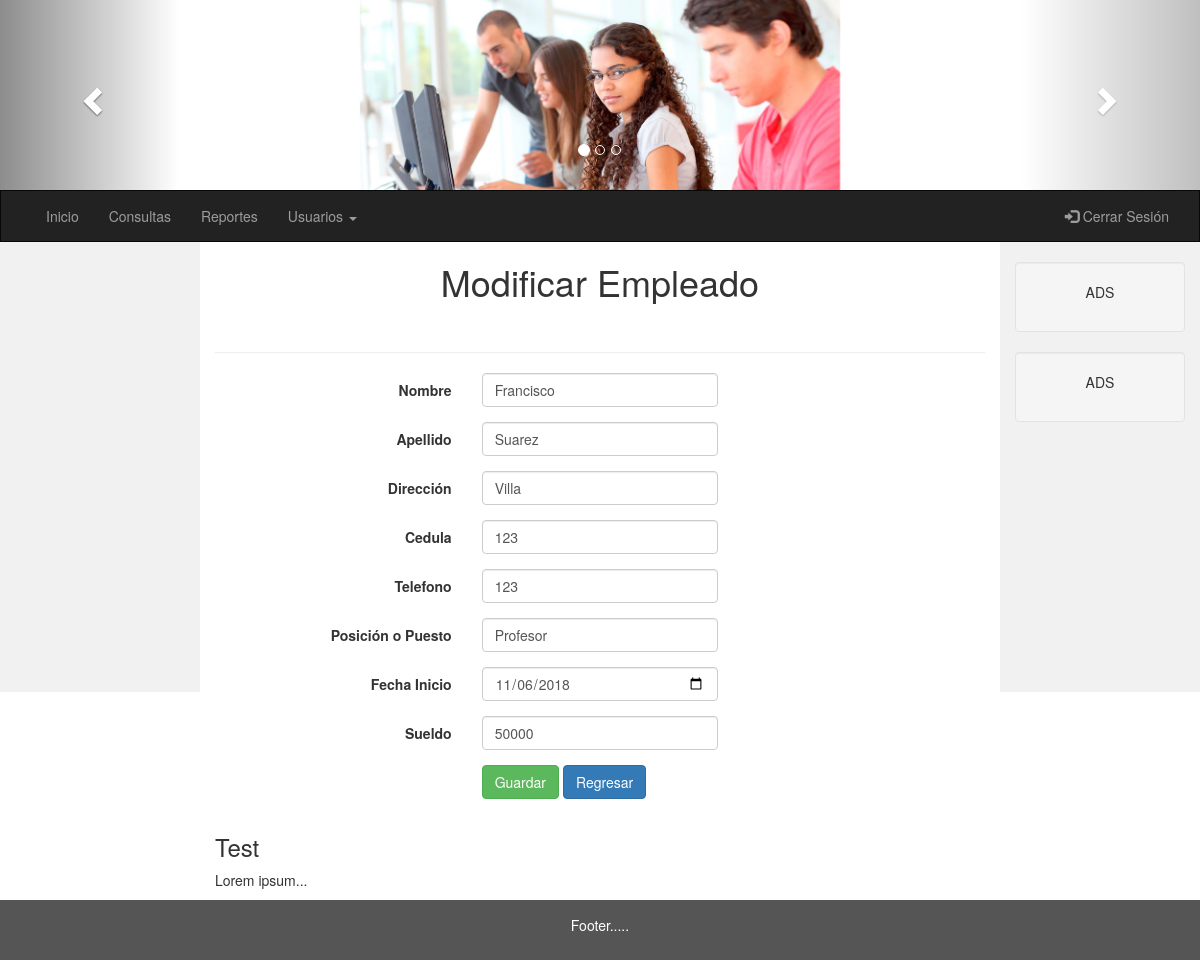
Page /imagenes/modificarEmpleados.php?codigo=1 (signed in) on the committed database.
### tables this page shows
CREATE TABLE `empleado` (
  `codigo` int(11) NOT NULL,
  `nombre` varchar(50) NOT NULL,
  `apellido` varchar(50) NOT NULL,
  `direccion` varchar(50) NOT NULL,
  `cedula` varchar(20) NOT NULL,
  `telefono` varchar(20) NOT NULL,
  `puesto` varchar(20) NOT NULL,
  `fechaInicio` date NOT NULL,
  `sueldo` int(11) NOT NULL
);

### imagenes/modificarEmpleados.php (the view, shortened to what this page needs)
<?php  session_start();
include("conexion.php");
	$codigo = $_GET["codigo"];
	$sql = "SELECT * FROM empleado WHERE codigo = '$codigo'";
  $resultado = $conexion->query($sql);
	$row = $resultado->fetch_array(MYSQLI_ASSOC);
?>
<!DOCTYPE html>
<html lang="en">
<head>
  <link rel="stylesheet" href="https://maxcdn.bootstrapcdn.com/bootstrap/3.3.7/css/bootstrap.min.css">
</head>
<body>
<center>
        <div id="myCarousel" class="carousel slide" data-ride="carousel">
                <ol class="carousel-indicators">
                  <li data-target="#myCarousel" data-slide-to="0" class="active"></li>
                  <li data-target="#myCarousel" data-slide-to="1"></li>
                  <li data-target="#myCarousel" data-slide-to="2"></li>
                </ol>
                <div class="carousel-inner">
                  <div class="item active">
                    <img src="imagenes/one.jpg" alt="Niños" width="40%" height="40%">
                  </div>
                <a class="left carousel-control" href="#myCarousel" data-slide="prev">
                  <span class="glyphicon glyphicon-chevron-left"></span>
                </a>
                <a class="right carousel-control" href="#myCarousel" data-slide="next">
                  <span class="glyphicon glyphicon-chevron-right"></span>
                </a>
              </div>
            </center>
<nav class="navbar navbar-inverse">
  <div class="container-fluid">
    <div class="collapse navbar-collapse" id="myNavbar">
      <ul class="nav navbar-nav">
        <li><a href="Index.php">Inicio</a></li>
        <li><a href="#">Consultas</a></li>
        <li><a href="#">Reportes</a></li>
        <li class="dropdown">
          <a class="dropdown-toggle" data-toggle="dropdown" href="#">Usuarios <span class="caret"></span></a>
      </ul>
      <ul class="nav navbar-nav navbar-right">
        <li><a href="index.php"><span class="glyphicon glyphicon-log-in"></span> Cerrar Sesión</a></li>
      </ul>
    </div>
  </div>
</nav>
<div class="container-fluid text-center">
  <div class="row content">
    <div class="col-sm-2 sidenav">
    </div>
    <div class="col-sm-8 text-left">
    <h1 class="container-fluid text-center">Modificar Empleado</h1> <br>
      <hr>
<fieldset>
  <form class="form-horizontal" action="registros.php?pagina=4" method="POST" name="form1">
    <div class="form-group">
      <label class="col-md-4 control-label" for="nombre">Nombre</label>
      <div class="col-md-4">
      <input id="nombre" name="nombre" type="text" placeholder="Ingresar un Nombre" class="form-control input-md" value= <?php echo $row['nombre']; ?> required="">
      </div>
    </div>
    <div class="form-group">
      <label class="col-md-4 control-label" for="apellido">Apellido</label>
      <div class="col-md-4">
      <input id="apellido" name="apellido" type="text" placeholder="Ingresar un Apellido" class="form-control input-md" value= <?php echo $row['apellido']; ?> required="">
      </div>
    </div>
    <div class="form-group">
      <label class="col-md-4 control-label" for="direccion">Dirección</label>
      <div class="col-md-4">
      <input id="direccion" name="direccion" type="text" placeholder="" class="form-control input-md" value= <?php echo $row['direccion']; ?>  required="">
      </div>
    </div>
    <div class="form-group">
      <label class="col-md-4 control-label" for="cedula">Cedula</label>
      <div class="col-md-4">
      <input id="cedula" name="cedula" type="text" placeholder="" class="form-control input-md" value= <?php echo $row['cedula']; ?>  required="">
      </div>
    </div>
    <div class="form-group">
      <label class="col-md-4 control-label" for="telefono">Telefono</label>
      <div class="col-md-4">
      <input id="telefono" name="telefono" type="tel" placeholder="Telefono" class="form-control input-md" value= <?php echo $row['telefono']; ?>  required="" >
      </div>
    </div>
     <div class="form-group">
      <label class="col-md-4 control-label" for="puesto">Posición o Puesto</label>
      <div class="col-md-4">
      <input id="puesto" name="puesto" type="text" placeholder="Posición o Puesto" class="form-control input-md" value= <?php echo $row['puesto']; ?>  required="">
      </div>
    </div>
    <div class="form-group">
      <label class="col-md-4 control-label" for="fechaInicio">Fecha Inicio</label>
      <div class="col-md-4">
      <input id="fechaInicio" name="fechaInicio" type="date" placeholder="Fecha Inicio" class="form-control input-md" value= <?php echo $row['fechaInicio']; ?> required="">
      </div>
    </div>
    <div class="form-group">
      <label class="col-md-4 control-label" for="sueldo">Sueldo</label>
      <div class="col-md-4">
      <input id="sueldo" name="sueldo" type="text" placeholder="Sueldo" class="form-control input-md" value= <?php echo $row['sueldo']; ?> required="" >
      </div>
    </div>
    <div class="form-group">
      <label class="col-md-4 control-label" for=""></label>
      <div class="col-md-4">
        <button id="" name="" class="btn btn-success">Guardar</button>
        <a href="consultaEmpleados.php" class="btn btn-primary">Regresar</a>
      </div>
    </div>
    </form>
    </fieldset>
      <h3>Test</h3>
      <p>Lorem ipsum...</p>
    </div>
    <div class="col-sm-2 sidenav">
      <div class="well">
        <p>ADS</p>
      </div>
      <div class="well">
        <p>ADS</p>
      </div>
    </div>
  </div>
</div>
<footer class="container-fluid text-center">
   <p> Footer..... </p>
</footer>
</body>
</html>

### imagenes/modificarEmpleados.php (style rules this page uses)
.navbar { margin-bottom: 0; border-radius: 0; }
.row.content { height: 450px }
.sidenav { padding-top: 20px; background-color: #f1f1f1; height: 100%; }
footer { background-color: #555; color: white; padding: 15px; }

### rows in the picture
empleado: nombre "Francisco", apellido "Suarez", direccion "Villa", cedula "123", telefono "123", puesto "Profesor", fechaInicio "11/06/2018", sueldo "50000"
